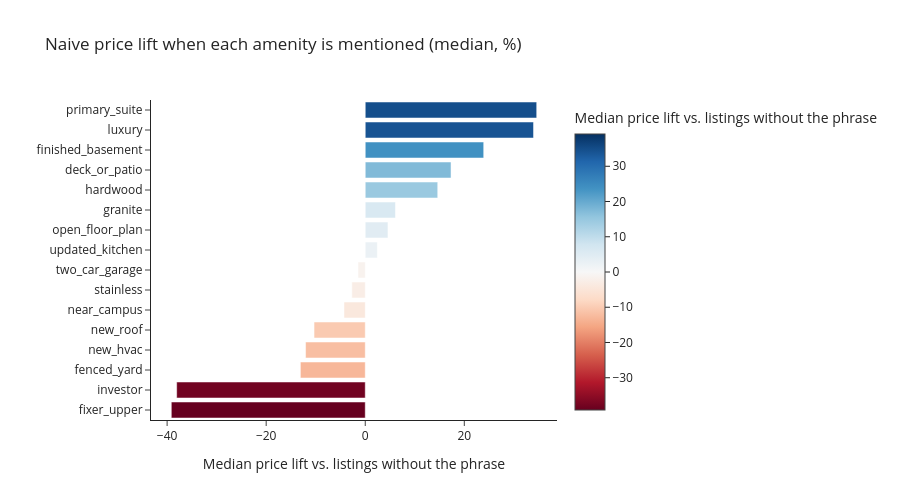

Source (notebook cell):
### Code cell
fig = px.bar(
    lift_df.sort_values("pct_lift"),
    x="pct_lift",
    y="amenity",
    orientation="h",
    color="pct_lift",
    color_continuous_scale="RdBu",
    color_continuous_midpoint=0,
    title="Naive price lift when each amenity is mentioned (median, %)",
    labels={
        "pct_lift": "Median price lift vs. listings without the phrase",
        "amenity": "",
    },
    height=500,
)
fig.show()

### Figure 1 — Plotly figure (JSON) as saved in the notebook; plotly's stock layout.template omitted (floating-point values rounded to 4 significant figures)
{"data": [{"hovertemplate": "Median price lift vs. listings without the phrase=%{marker.color}<br>=%{y}<extra></extra>", "legendgroup": "", "marker": {"color": [-39.16, -38.07, -13.1, -12.05, -10.34, -4.293, -2.707, -1.46, 2.439, 4.584, 6.098, 14.63, 17.32, 23.92, 33.98, 34.62], "coloraxis": "coloraxis", "pattern": {"shape": ""}}, "name": "", "orientation": "h", "showlegend": false, "textposition": "auto", "type": "bar", "x": [-39.16, -38.07, -13.1, -12.05, -10.34, -4.293, -2.707, -1.46, 2.439, 4.584, 6.098, 14.63, 17.32, 23.92, 33.98, 34.62], "xaxis": "x", "y": ["fixer_upper", "investor", "fenced_yard", "new_hvac", "new_roof", "near_campus", "stainless", "two_car_garage", "updated_kitchen", "open_floor_plan", "granite", "hardwood", "deck_or_patio", "finished_basement", "luxury", "primary_suite"], "yaxis": "y"}], "layout": {"barmode": "relative", "coloraxis": {"cmid": 0, "colorbar": {"title": {"text": "Median price lift vs. listings without the phrase"}}, "colorscale": [[0, "rgb(103,0,31)"], [0.1, "rgb(178,24,43)"], [0.2, "rgb(214,96,77)"], [0.3, "rgb(244,165,130)"], [0.4, "rgb(253,219,199)"], [0.5, "rgb(247,247,247)"], [0.6, "rgb(209,229,240)"], [0.7, "rgb(146,197,222)"], [0.8, "rgb(67,147,195)"], [0.9, "rgb(33,102,172)"], [1, "rgb(5,48,97)"]]}, "height": 500, "legend": {"tracegroupgap": 0}, "title": {"text": "Naive price lift when each amenity is mentioned (median, %)"}, "xaxis": {"anchor": "y", "domain": [0, 1], "title": {"text": "Median price lift vs. listings without the phrase"}}, "yaxis": {"anchor": "x", "domain": [0, 1], "title": {"text": ""}}}}
